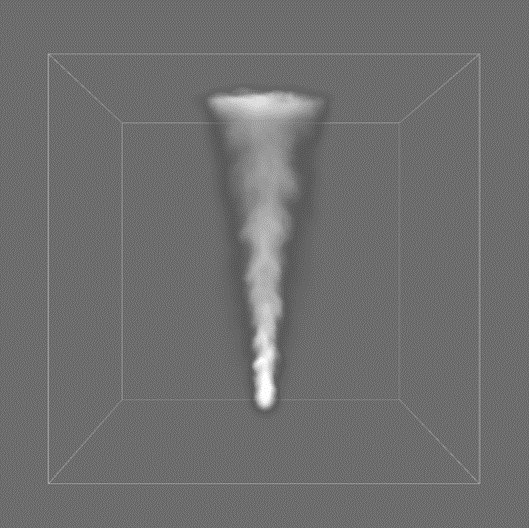
#> input picture DetailSmokePicture/1000/default.png, 529 x 528 px
$ python detailSmoke.py
#> lines starting #> are read from the running program, lines starting #| are printed output that depends on the picture
import cv2
import numpy as np
import matplotlib.pyplot as plt
from skimage.filters.rank import entropy
from skimage.morphology import disk
from skimage import img_as_ubyte
import os
plt.rcParams['font.sans-serif'] = ['SimSun']  # 设置中文字体为黑体
plt.rcParams['axes.unicode_minus'] = False    # 正确显示负号
def compute_local_entropy_single(img_gray, radius=5):
    img_ubyte = img_as_ubyte(img_gray)
    entropy_map = entropy(img_ubyte, disk(radius))
    mean_entropy = np.mean(entropy_map)
    max_entropy = np.max(entropy_map)
    return mean_entropy, max_entropy, entropy_map

def compare_local_entropy(image_paths, radius=5):
#> called with radius = 5
    results = []

    for path in image_paths:
        # 读取灰度图
        img = cv2.imread(path, cv2.IMREAD_GRAYSCALE)
#> img is the input picture: shape (528, 529); min 88, max 255, mean 111
        if img is None:
            print(f"[跳过] 图像无法读取: {path}")
            continue

        entropy_val,max_entropy_val,entropy_map = compute_local_entropy_single(img, radius)
#> in compute_local_entropy_single, `entropy_map = entropy(img_ubyte, disk(radius))`:
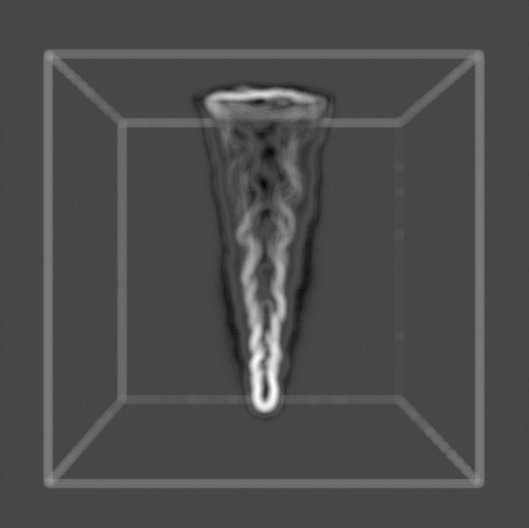
#> entropy_map: shape (528, 529) float64; min 0, max 3.43, mean 1.03; drawn with min black and max white
#> in compute_local_entropy_single, `mean_entropy = np.mean(entropy_map)`: mean_entropy = 1.03
#> in compute_local_entropy_single, `max_entropy = np.max(entropy_map)`: max_entropy = 3.43
#> entropy_val = 1.03; max_entropy_val = 3.43
        results.append({
            'path': path,
            'image': img,
            'entropy': entropy_val,
            #'entropy_max':max_entropy_val,
            'entropy_map': entropy_map
        })
#> pass 2 of the loop in compare_local_entropy, `for path in image_paths:`:
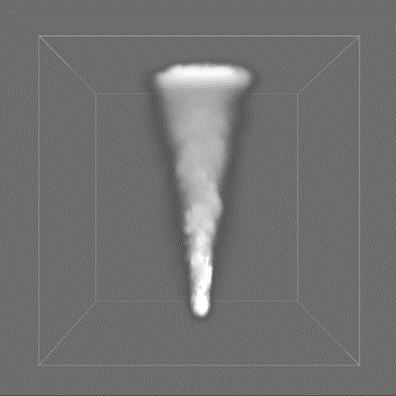
#> input picture DetailSmokePicture/1000/upSampling.png, 396 x 396 px
#> in compare_local_entropy, img is the input picture: shape (396, 396); min 82, max 255, mean 113.4
#> in compute_local_entropy_single (call 2), `entropy_map = entropy(img_ubyte, disk(radius))`:
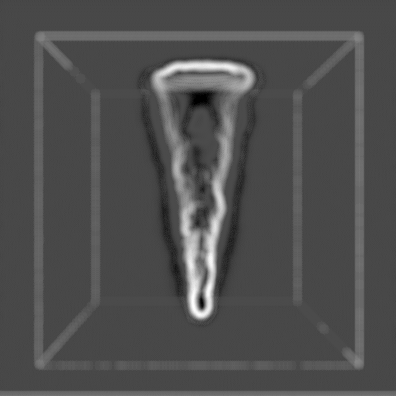
#> entropy_map: shape (396, 396) float64; min 0, max 3.39, mean 1.06; drawn with min black and max white
#> mean_entropy = 1.06
#> max_entropy = 3.39
#> entropy_val = 1.06; max_entropy_val = 3.39
#> pass 3 of the loop in compare_local_entropy, `for path in image_paths:`:
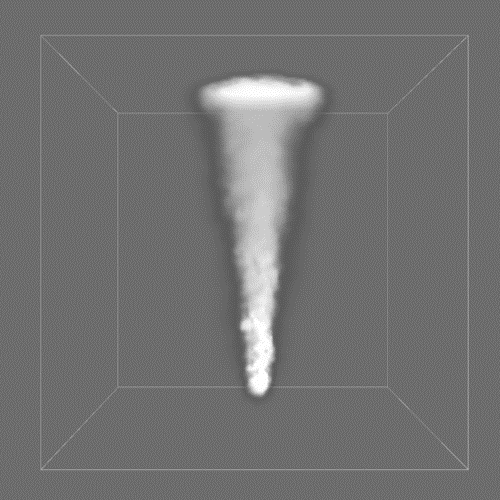
#> input picture DetailSmokePicture/1000/ours.png, 500 x 500 px
#> in compare_local_entropy, img is the input picture: shape (500, 500); min 90, max 255, mean 114
#> in compute_local_entropy_single (call 3), `entropy_map = entropy(img_ubyte, disk(radius))`:
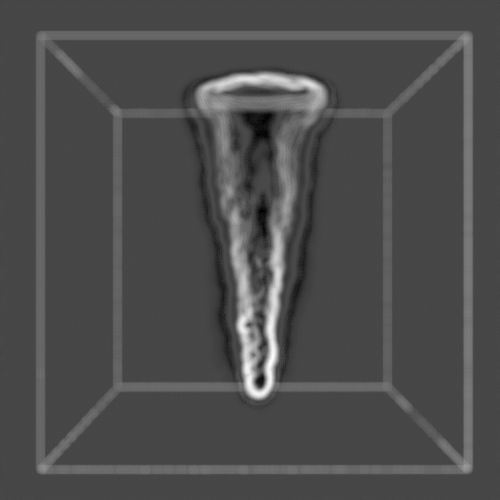
#> entropy_map: shape (500, 500) float64; min 0, max 3.45, mean 1.05; drawn with min black and max white
#> mean_entropy = 1.05
#> max_entropy = 3.45
#> entropy_val = 1.05; max_entropy_val = 3.45

    # 按熵值降序排序
    results.sort(key=lambda x: x['entropy'], reverse=True)

    # 打印结果
    print("\n图像局部熵对比结果（由高到低）:")
    for i, res in enumerate(results):
        filename = os.path.basename(res['path'])
        print(f"{i+1}. {filename}: 平均局部熵 = {res['entropy']:.4f}")
#> this loop made 3 passes
#| 1. upSampling.png: 平均局部熵 = 1.0596
#| 2. ours.png: 平均局部熵 = 1.0523
#| 3. default.png: 平均局部熵 = 1.0319
        #print(f"{i + 1}. {filename}: 最高局部熵 = {res['entropy_max']:.4f}")
    # 可视化
    cols = len(results)
#> cols = 3
    plt.figure(figsize=(4 * cols, 6))

    for i, res in enumerate(results):
        plt.subplot(2, cols, i + 1)
        plt.imshow(res['image'], cmap='gray')
        plt.title(f"{os.path.basename(res['path'])}", fontsize=20,fontweight='bold')
        plt.axis('off')

        plt.subplot(2, cols, i + 1 + cols)
        plt.imshow(res['entropy_map'], cmap='inferno')
        plt.title(f"平均熵: {res['entropy']:.4f}", fontsize=20,fontweight='bold')
        plt.axis('off')

    plt.tight_layout()
    plt.show()

    return results
image_paths = [
    'DetailSmokePicture/1000/default.png',
    'DetailSmokePicture/1000/upSampling.png',
    'DetailSmokePicture/1000/ours.png',
]

compare_local_entropy(image_paths, radius=5)
